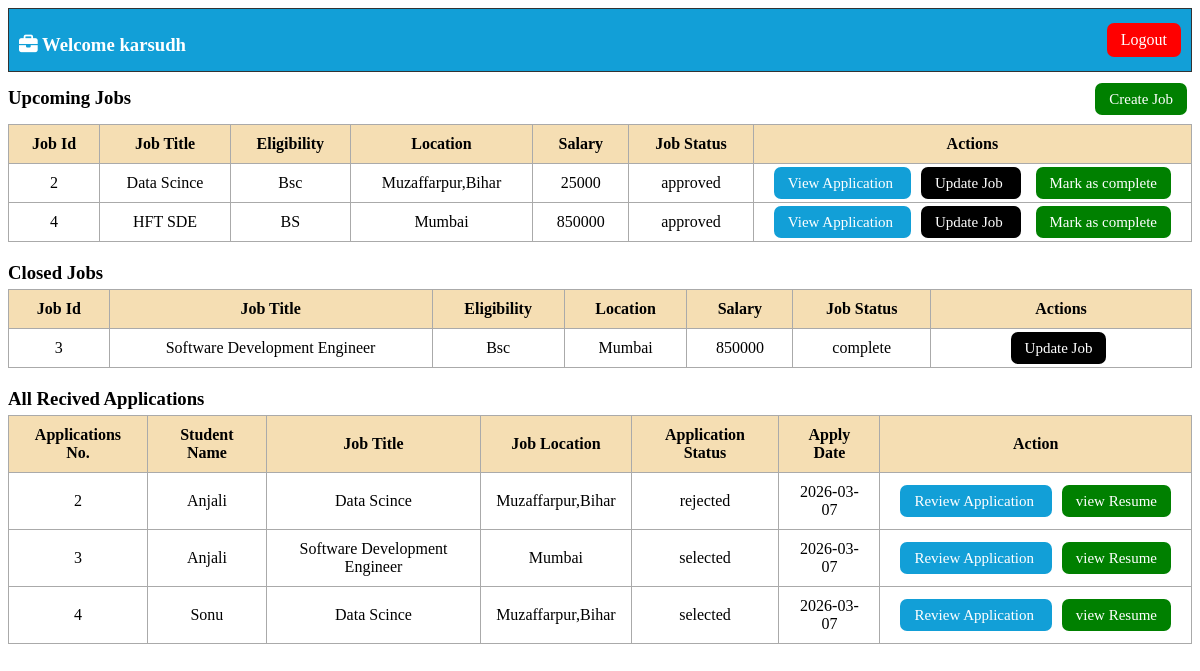
Page /comp_dash/1 on the committed database.
### application/models.py (models this page shows)
class Company(db.Model):
    __tablename__ = "company"
    id = db.Column(db.Integer, primary_key=True)
    name = db.Column(db.String(50), nullable=False)
    email = db.Column(db.String(50), unique=True, nullable=False)
    password = db.Column(db.String(50), nullable=False)
    company_no = db.Column(db.Integer,nullable=False)
    website = db.Column(db.String(100),nullable=False)
    approval_status = db.Column(db.String(20), default="pending", nullable=False)
    status = db.Column(db.String(20), default="active", nullable=False)
    jobs = db.relationship("Jobs", backref="company",cascade="all, delete")

class Jobs(db.Model):
    __tablename__ = "jobs"
    id = db.Column(db.Integer, primary_key=True)
    company_id = db.Column(db.Integer, db.ForeignKey("company.id"), nullable=False)
    job_title = db.Column(db.String(50), nullable=False)
    job_description = db.Column(db.String(200) ,nullable=False)
    eligibility = db.Column(db.String(100) ,nullable=False)
    salary = db.Column(db.Integer ,nullable=False)
    location = db.Column(db.String(100),nullable=False)
    job_deadline = db.Column(db.Date)
    job_status = db.Column(db.String(20), default="pending", nullable=False)
    applications = db.relationship("Application", backref="jobs",cascade="all, delete")

class Application(db.Model):
    __tablename__ = "application"
    id = db.Column(db.Integer, primary_key=True)
    student_id = db.Column(db.Integer,db.ForeignKey("user.id", ondelete="CASCADE"),nullable=False)
    job_id = db.Column(db.Integer,db.ForeignKey("jobs.id", ondelete="CASCADE"),nullable=False)
    status = db.Column(db.String(20), default="applied", nullable=False)
    applied_date = db.Column(db.Date, default=date.today)

class User(db.Model):
    __tablename__ = "user"
    id = db.Column(db.Integer, primary_key=True)
    full_name = db.Column(db.String(30), nullable=False)
    email = db.Column(db.String(50), unique=True, nullable=False)
    password = db.Column(db.String(50), nullable=False)
    education = db.Column(db.String(50))
    cgpa = db.Column(db.String(50))
    address = db.Column(db.String(50))
    linkdin = db.Column(db.String(100))
    github = db.Column(db.String(100))
    hobby = db.Column(db.String(100))
    type = db.Column(db.String(20), default="student", nullable=False)
    status = db.Column(db.String(20), default="active", nullable=False)
    applications = db.relationship("Application",backref="user",cascade="all, delete")

### application/controllers.py (the view)
@app.route("/comp_dash/<int:comp_id>",methods=["GET","POST"])
def comp_dash(comp_id):
    this_comp=Company.query.filter_by(id=comp_id).first()
    comp_job=Jobs.query.filter(Jobs.company_id==comp_id,Jobs.job_status != "complete").all()
    completed_job=Jobs.query.filter(Jobs.company_id==comp_id,Jobs.job_status == "complete").all()
    std_application=Application.query.all()
    return render_template("comp_dash.html",this_comp=this_comp,comp_job=comp_job,
                           completed_job=completed_job,std_application=std_application)

### templates/comp_dash.html (shortened to what this page needs)
<!DOCTYPE html>
<html lang="en">
<head>
    <link rel="stylesheet" href="https://cdnjs.cloudflare.com/ajax/libs/font-awesome/6.5.0/css/all.min.css">
    <link rel="stylesheet" href="/static/company.css">
</head>
<body>
    <div class="top-bar">
        <h3> <i class="fa-solid fa-briefcase"></i> Welcome {{ this_comp.name }} </h3>
        <a href="/login" class="btn-red">Logout</a>
    </div>
    <h3>
        Upcoming Jobs
        <span class="right-btn">
            <a href="/create_job/{{this_comp.id}}" class="btn btn-green">Create Job</a>
        </span>
    </h3>
    <table>
        <tr>
            <th> Job Id </th>
            <th> Job Title </th>
            <th> Eligibility </th>
            <th> Location </th>
            <th> Salary </th>
            <th> Job Status </th>
            <th>Actions</th>
        </tr>
        {% for i in comp_job %}
        <tr>
            <td>{{ i.id }}</td>
            <td>{{ i.job_title }}</td>
            <td>{{ i.eligibility }}</td>
            <td>{{ i.location }}</td>
            <td>{{ i.salary}}</td>
            <td>{{ i.job_status}}</td>
            <td>
                <a href="/comp_appli/{{i.id}}/{{this_comp.id}}" class="btn btn-blue"> View Application </a>
                <a href="/update_job/{{i.id}}/{{this_comp.id}}" class="btn btn-black"> Update Job </a>
                <a href="/mark_comp/{{i.id}}" class="btn btn-green"> Mark as complete </a>
            </td>
        </tr>
        {% endfor %}
    </table>
    <h3>Closed Jobs </h3>
    <table>
        <tr>
            <th> Job Id </th>
            <th> Job Title </th>
            <th> Eligibility </th>
            <th> Location </th>
            <th> Salary </th>
            <th> Job Status </th>
            <th>Actions</th>
        </tr>
        {% for i in completed_job %}
        <tr>
            <td>{{ i.id }}</td>
            <td>{{ i.job_title }}</td>
            <td>{{ i.eligibility }}</td>
            <td>{{ i.location }}</td>
            <td>{{ i.salary}}</td>
            <td>{{ i.job_status}}</td>
            <td>
                <a href="/update_job/{{i.id}}/{{this_comp.id}}" class="btn btn-black"> Update Job </a>
            </td>
        </tr>
        {% endfor %}
    </table>
    <h3>All Recived Applications</h3>
    <table>
        <tr>
            <th>Applications No.</th>
            <th>Student Name</th>
            <th>Job Title</th>
            <th>Job Location</th>
            <th>Application Status</th>
            <th>Apply Date</th>
            <th>Action</th>
        </tr>
        {%  for i in std_application %}
        {% if i.jobs.company.id == this_comp.id %}
        <tr>
            <td>{{ i.id }}</td>
            <td>{{ i.user.full_name }}</td>
            <td>{{ i.jobs.job_title }}</td>
            <td>{{ i.jobs.location }}</td>
            <td>{{ i.status }}</td>
            <td>{{ i.applied_date }}</td>
            <td>
                <a href="/review_std_appli/{{i.student_id}}/{{i.job_id}}" class="btn btn-blue"> Review Application </a>
                <a href="/view_all_std_app/{{i.user.id}}/{{i.jobs.id}}" class="btn btn-green">view Resume</a>
            </td>
        </tr>
        {% endif %}
        {% endfor %}
    </table>
</body>
</html>

### static/company.css (style rules this page uses)
.top-bar { background-color: rgb(18, 159, 215); color: white; display: flex; justify-content: space-between; align-items: center; border: 1px solid #333; padding: 10px; margin-bottom: 15px; }
h3 { margin: 15px 0 5px; }
.right-btn { float: right; margin-bottom: 15px; }
table { width: 100%; border-collapse: collapse; margin-bottom: 20px; }
th, td { border: 1px solid #aaa; padding: 10px 15px; text-align: center; vertical-align: middle; }
th { background: wheat; }
th:last-child, td:last-child { width: 230px; white-space: nowrap; }
.btn { border-radius: 6px; border: none; margin: 5px; cursor: pointer; font-size: 15px; }
.btn-red { background-color: red; color: white; padding: 8px 14px; border-radius: 7px; text-decoration: none; font-weight: 500; }
.btn-green { background-color: green; color: white; padding: 8px 14px; border-radius: 7px; text-decoration: none; font-weight: 500; }
.btn-blue { background-color: rgb(18, 159, 215); color: white; padding: 8px 14px; border-radius: 7px; text-decoration: none; font-weight: 500; }
.btn-black { background-color: black; color: white; padding: 8px 14px; border-radius: 7px; text-decoration: none; margin-right: 10px; font-weight: 500; }

### rows in the picture
Company: name "karsudh"
Jobs: id "2", job_title "Data Scince", eligibility "Bsc", location "Muzaffarpur,Bihar", salary "25000", job_status "approved"
Jobs: id "4", job_title "HFT SDE", eligibility "BS", location "Mumbai", salary "850000", job_status "approved"
Jobs: id "3", job_title "Software Development Engineer", eligibility "Bsc", location "Mumbai", salary "850000", job_status "complete"
Application: id "2", user.full_name "Anjali", jobs.job_title "Data Scince", jobs.location "Muzaffarpur,Bihar", status "rejected", applied_date "2026-03-07"
Application: id "3", user.full_name "Anjali", jobs.job_title "Software Development Engineer", jobs.location "Mumbai", status "selected", applied_date "2026-03-07"
Application: id "4", user.full_name "Sonu", jobs.job_title "Data Scince", jobs.location "Muzaffarpur,Bihar", status "selected", applied_date "2026-03-07"
